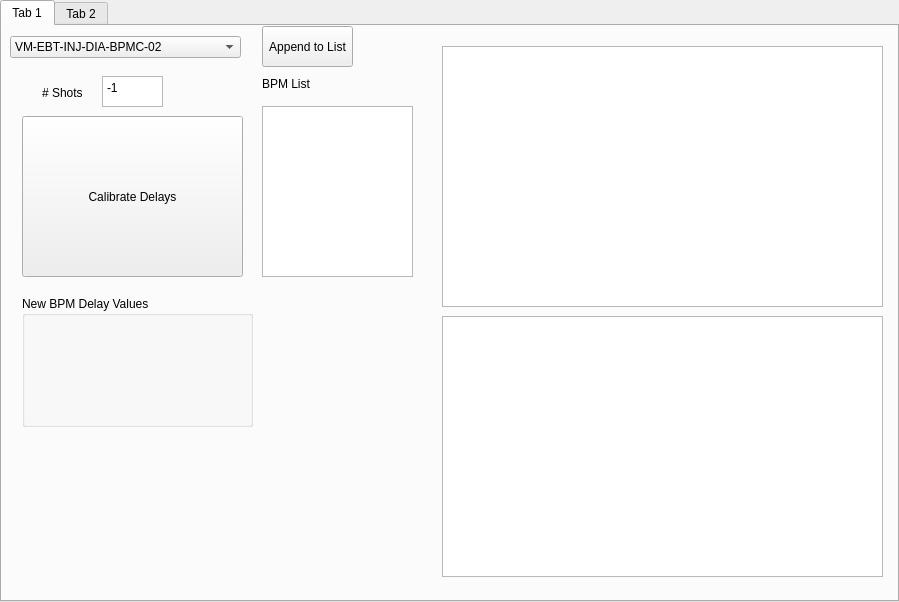
<?xml version="1.0" encoding="UTF-8"?>
<ui version="4.0">
 <class>TabWidget</class>
 <widget class="QTabWidget" name="TabWidget">
  <property name="geometry">
   <rect>
    <x>0</x>
    <y>0</y>
    <width>899</width>
    <height>602</height>
   </rect>
  </property>
  <property name="windowTitle">
   <string>TabWidget</string>
  </property>
  <widget class="QWidget" name="tab">
   <attribute name="title">
    <string>Tab 1</string>
   </attribute>
   <widget class="QPushButton" name="pushButton_2">
    <property name="geometry">
     <rect>
      <x>260</x>
      <y>0</y>
      <width>91</width>
      <height>41</height>
     </rect>
    </property>
    <property name="text">
     <string>Append to List</string>
    </property>
   </widget>
   <widget class="QPlainTextEdit" name="plainTextEdit">
    <property name="geometry">
     <rect>
      <x>260</x>
      <y>80</y>
      <width>151</width>
      <height>171</height>
     </rect>
    </property>
   </widget>
   <widget class="QPushButton" name="pushButton">
    <property name="geometry">
     <rect>
      <x>20</x>
      <y>90</y>
      <width>221</width>
      <height>161</height>
     </rect>
    </property>
    <property name="text">
     <string>Calibrate Delays</string>
    </property>
   </widget>
   <widget class="QGraphicsView" name="graphicsView">
    <property name="geometry">
     <rect>
      <x>440</x>
      <y>20</y>
      <width>441</width>
      <height>261</height>
     </rect>
    </property>
   </widget>
   <widget class="QComboBox" name="comboBox">
    <property name="geometry">
     <rect>
      <x>8</x>
      <y>10</y>
      <width>231</width>
      <height>22</height>
     </rect>
    </property>
    <item>
     <property name="text">
      <string>VM-EBT-INJ-DIA-BPMC-02</string>
     </property>
    </item>
    <item>
     <property name="text">
      <string>VM-EBT-INJ-DIA-BPMC-04</string>
     </property>
    </item>
    <item>
     <property name="text">
      <string>VM-EBT-INJ-DIA-BPMC-06</string>
     </property>
    </item>
    <item>
     <property name="text">
      <string>VM-EBT-INJ-DIA-BPMC-08</string>
     </property>
    </item>
    <item>
     <property name="text">
      <string>VM-EBT-INJ-DIA-BPMC-10</string>
     </property>
    </item>
    <item>
     <property name="text">
      <string>VM-EBT-INJ-DIA-BPMC-12</string>
     </property>
    </item>
   </widget>
   <widget class="QLabel" name="label_5">
    <property name="geometry">
     <rect>
      <x>260</x>
      <y>50</y>
      <width>111</width>
      <height>16</height>
     </rect>
    </property>
    <property name="text">
     <string>BPM List</string>
    </property>
   </widget>
   <widget class="QGraphicsView" name="graphicsView_2">
    <property name="geometry">
     <rect>
      <x>440</x>
      <y>290</y>
      <width>441</width>
      <height>261</height>
     </rect>
    </property>
   </widget>
   <widget class="QGroupBox" name="groupBox">
    <property name="geometry">
     <rect>
      <x>20</x>
      <y>270</y>
      <width>231</width>
      <height>131</height>
     </rect>
    </property>
    <property name="title">
     <string>New BPM Delay Values</string>
    </property>
    <widget class="QLabel" name="label_4">
     <property name="geometry">
      <rect>
       <x>20</x>
       <y>20</y>
       <width>191</width>
       <height>101</height>
      </rect>
     </property>
     <property name="text">
      <string/>
     </property>
    </widget>
   </widget>
   <widget class="QPlainTextEdit" name="plainTextEdit_4">
    <property name="geometry">
     <rect>
      <x>100</x>
      <y>50</y>
      <width>61</width>
      <height>31</height>
     </rect>
    </property>
    <property name="plainText">
     <string>-1</string>
    </property>
   </widget>
   <widget class="QLabel" name="label_3">
    <property name="geometry">
     <rect>
      <x>40</x>
      <y>60</y>
      <width>46</width>
      <height>13</height>
     </rect>
    </property>
    <property name="text">
     <string># Shots</string>
    </property>
   </widget>
  </widget>
  <widget class="QWidget" name="tab">
   <attribute name="title">
    <string>Tab 2</string>
   </attribute>
  </widget>
 </widget>
 <resources/>
 <connections/>
</ui>
